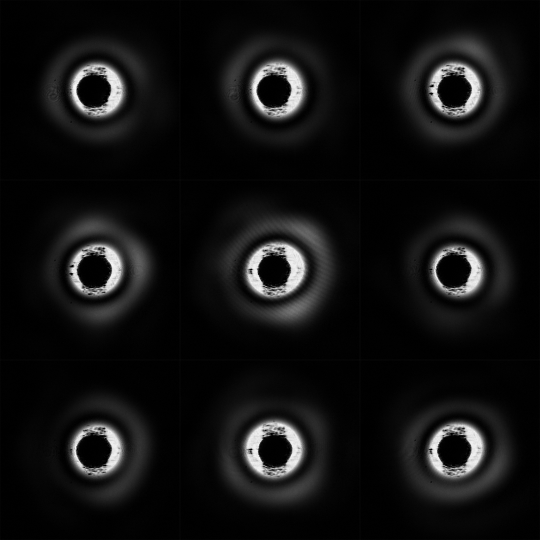
#> input picture proj_2_cnn_microbe_image_classification/sample_images/Crypto.jpg, 1080 x 1080 px (shown at 1/2 size); its folder holds only this picture in this run
$ python -i Preprocessing.py   (imports and definitions only)   (older library calls are emulated)
#> lines starting #> are read from the running program, lines starting #| are printed output that depends on the picture
 # -*- coding:utf-8 -*-
__author__ = "Wang Hewen"

import platform
import os
import pandas
import cv2
import matplotlib.pyplot
import numpy
import scipy.misc
import CommonModules as CM
import multiprocessing as mp

base_folder = "H:/Kaggle/masking"

# [33 lines of commented-out code are left out]

def sub_func_load_img(abspath_img):
    img_rgb = cv2.cvtColor(cv2.imread(abspath_img), cv2.COLOR_BGR2RGB)
#> img_rgb is the input picture: shape (1080, 1080, 3); min 0, max 255, mean 17.4
    return img_rgb

def show_img(abspath_img):
    matplotlib.pyplot.imshow(sub_func_load_img(abspath_img))
    matplotlib.pyplot.show()

# [31 lines left out: functions sub_func_rotate_img_if_need, sub_func_resize_img_same_ratio, sub_func_fill_img, not called in this run]

def sub_func_rotate_img_if_need(img_rgb):
    if img_rgb.shape[0] >= img_rgb.shape[1]:
        return img_rgb
    else:
        return numpy.rot90(img_rgb)

def sub_func_resize_img_same_ratio(img_rgb):
    if img_rgb.shape[0] / 640.0 >= img_rgb.shape[1] / 480.0:
        img_resized_rgb = cv2.resize(img_rgb, (int(640.0 * img_rgb.shape[1] / img_rgb.shape[0]), 640)) # (640, *, 3)
    else:
        img_resized_rgb = cv2.resize(img_rgb, (480, int(480.0 * img_rgb.shape[0] / img_rgb.shape[1]))) # (*, 480, 3)
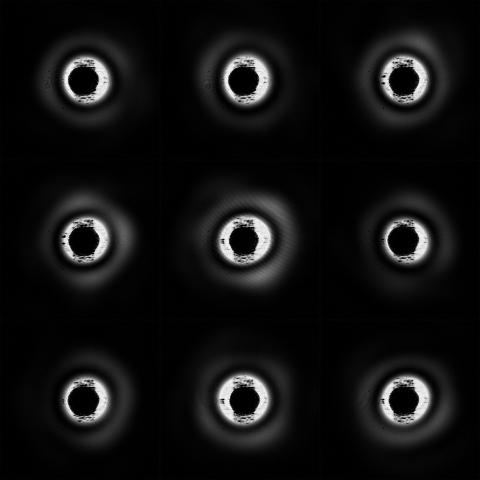
#> img_resized_rgb: shape (480, 480, 3); min 0, max 249, mean 17.3
    return img_resized_rgb

def sub_func_fill_img(img_rgb):
    if img_rgb.shape[0] == 640:
        int_resize_1    = img_rgb.shape[1]
        int_fill_1      = (480 - int_resize_1 ) // 2
        int_fill_2      =  480 - int_resize_1 - int_fill_1
        numpy_fill_1    =  numpy.zeros((640, int_fill_1, 3), dtype=numpy.uint8)
        numpy_fill_2    =  numpy.zeros((640, int_fill_2, 3), dtype=numpy.uint8)
        img_filled_rgb = numpy.concatenate((numpy_fill_1, img_rgb, numpy_fill_1), axis=1)
    elif img_rgb.shape[1] == 480:
        int_resize_0    = img_rgb.shape[0]
#> int_resize_0 = 480
        int_fill_1      = (640 - int_resize_0 ) // 2
#> int_fill_1 = 80
        int_fill_2      =  640 - int_resize_0 - int_fill_1
#> int_fill_2 = 80
        numpy_fill_1 =  numpy.zeros((int_fill_1, 480, 3), dtype=numpy.uint8)
        numpy_fill_2 =  numpy.zeros((int_fill_2, 480, 3), dtype=numpy.uint8)
        img_filled_rgb = numpy.concatenate((numpy_fill_1, img_rgb, numpy_fill_1), axis=0)
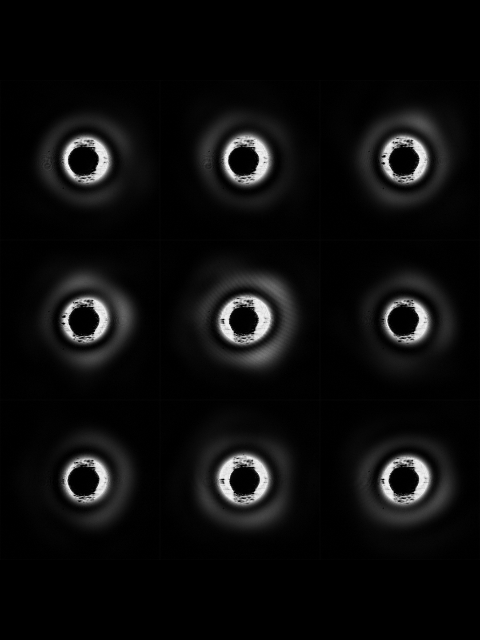
#> img_filled_rgb: shape (640, 480, 3); min 0, max 249, mean 13
    else:
        raise ValueError
    return img_filled_rgb

def sub_func_resample_img(abspath_img):
    print(".", end = "", flush = True)
    img = sub_func_load_img(abspath_img)
    img = sub_func_rotate_img_if_need(img)
    img = sub_func_resize_img_same_ratio(img)
    img = sub_func_fill_img(img)
    return img

def show_resample_img(abspath_img):
    matplotlib.pyplot.imshow(sub_func_resample_img(abspath_img))
    matplotlib.pyplot.show()

# [24 lines left out: functions processing_function, main, not called in this run]

# [3 lines not run here, left out]

>>> result = sub_func_resample_img('../../proj_2_cnn_microbe_image_classification/sample_images/Crypto.jpg')

$ run again, on proj_2_cnn_microbe_image_classification/sample_images/Giardia.jpg
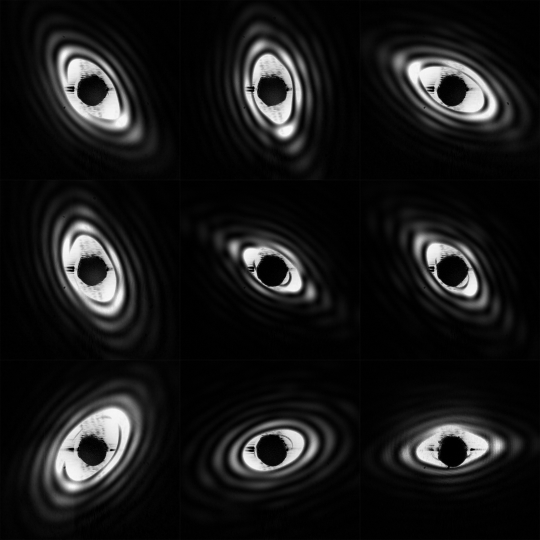
#> input picture proj_2_cnn_microbe_image_classification/sample_images/Giardia.jpg, 1080 x 1080 px (shown at 1/2 size)
#> in sub_func_load_img, img_rgb is the input picture: shape (1080, 1080, 3); min 0, max 252, mean 24.7
#> in sub_func_resize_img_same_ratio, `img_resized_rgb = cv2.resize(img_rgb, (480, int(480.0 * img_rgb.shape[..`:
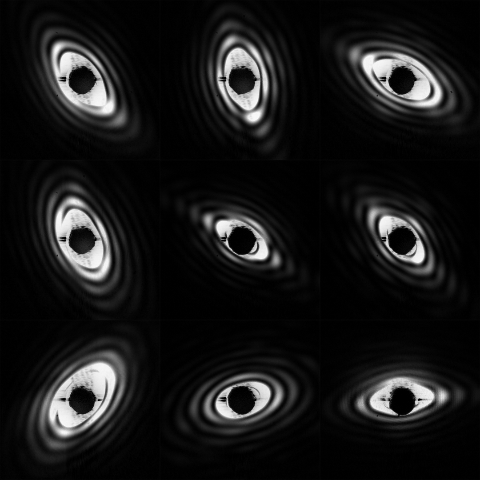
#> img_resized_rgb: shape (480, 480, 3); min 0, max 249, mean 24.6
#> in sub_func_fill_img, `img_filled_rgb = numpy.concatenate((numpy_fill_1, img_rgb, numpy_fill_..`:
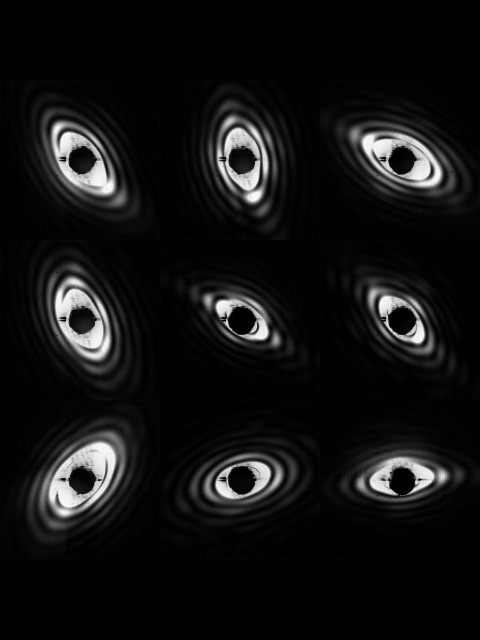
#> img_filled_rgb: shape (640, 480, 3); min 0, max 249, mean 18.4
